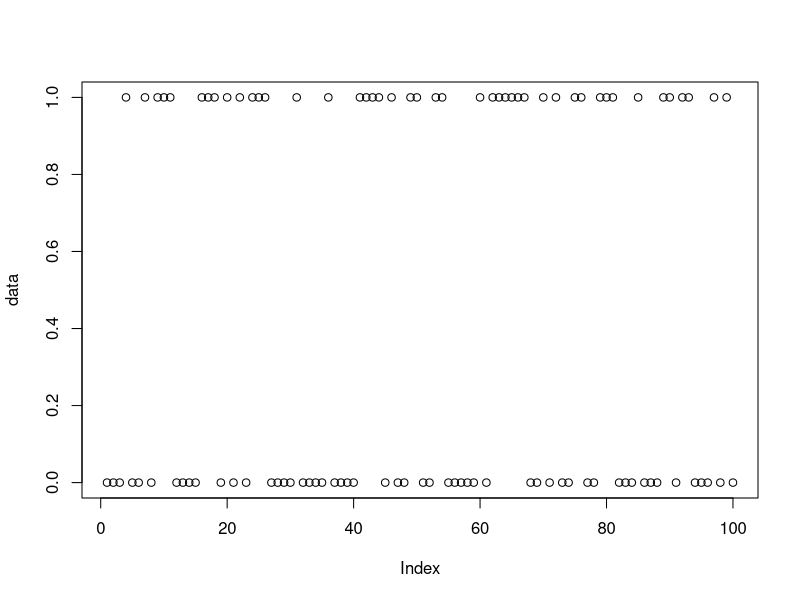
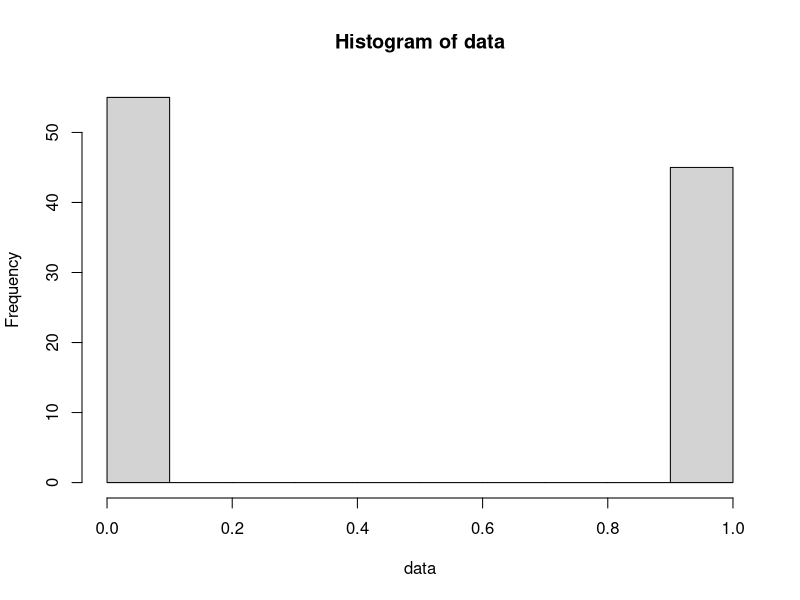
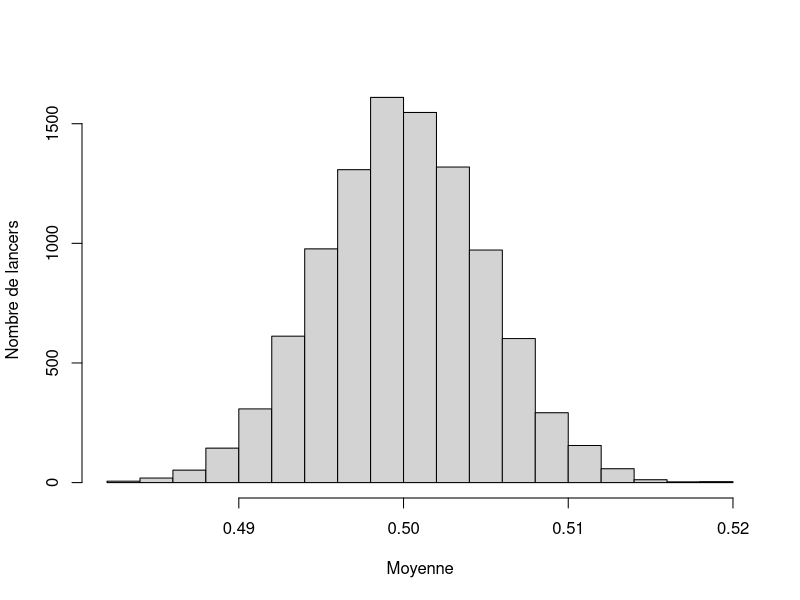
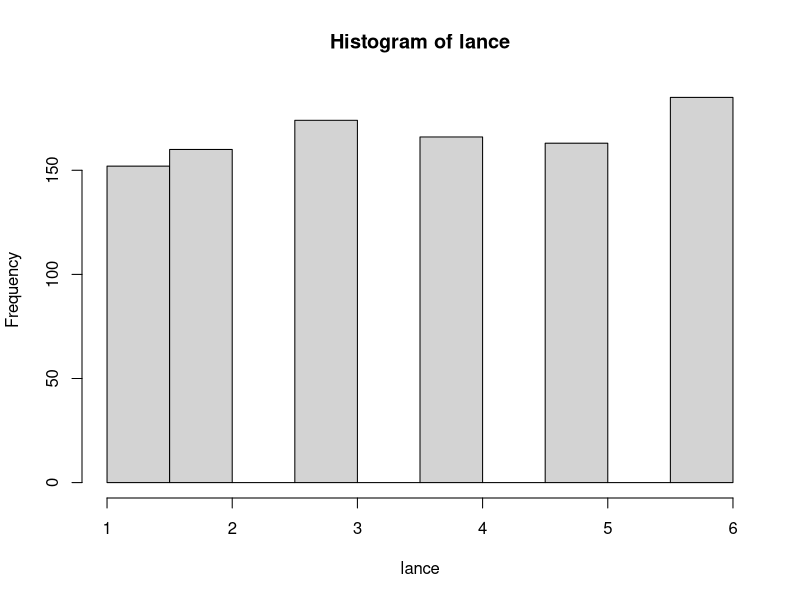
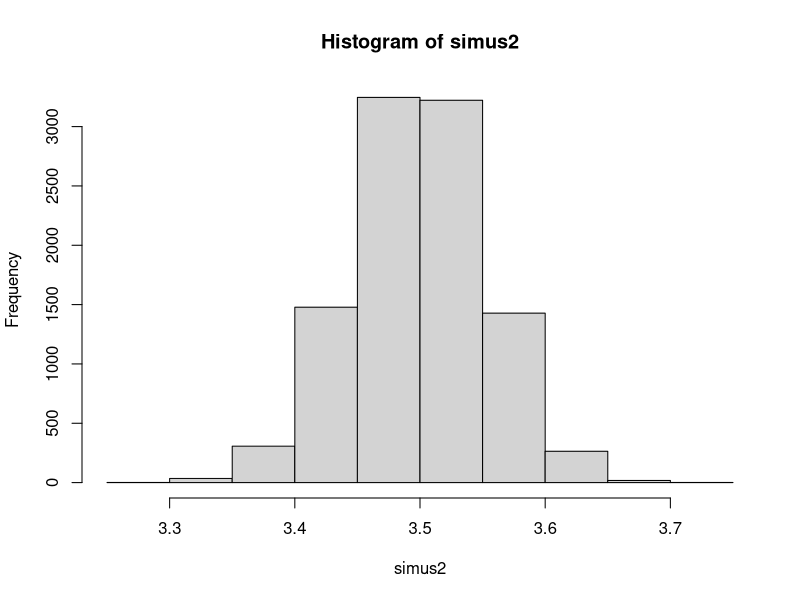
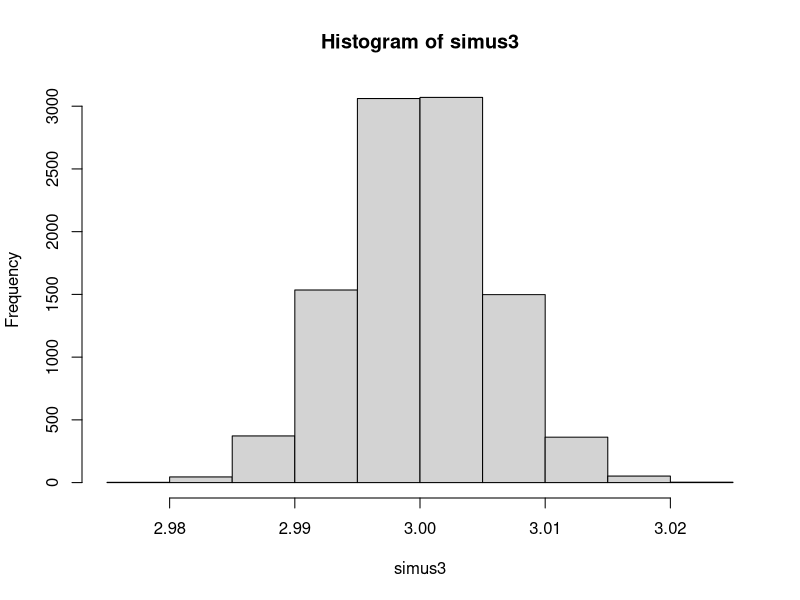
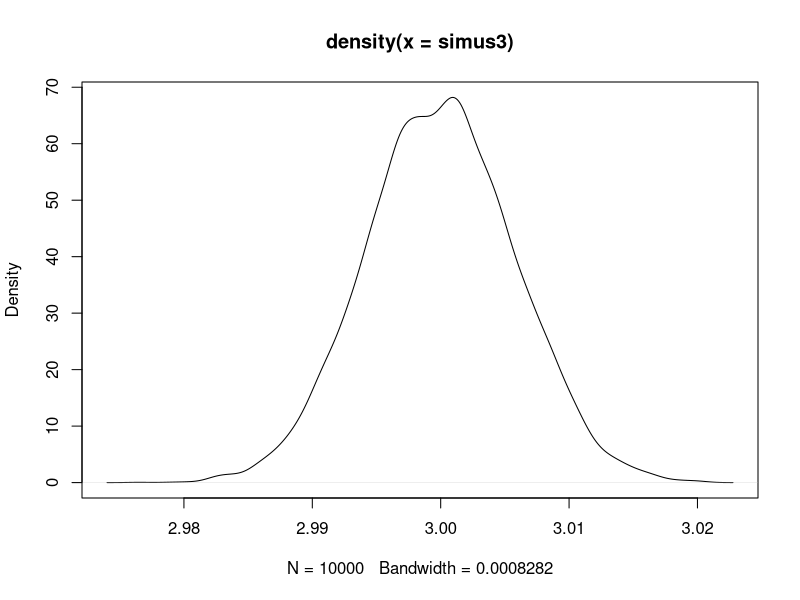
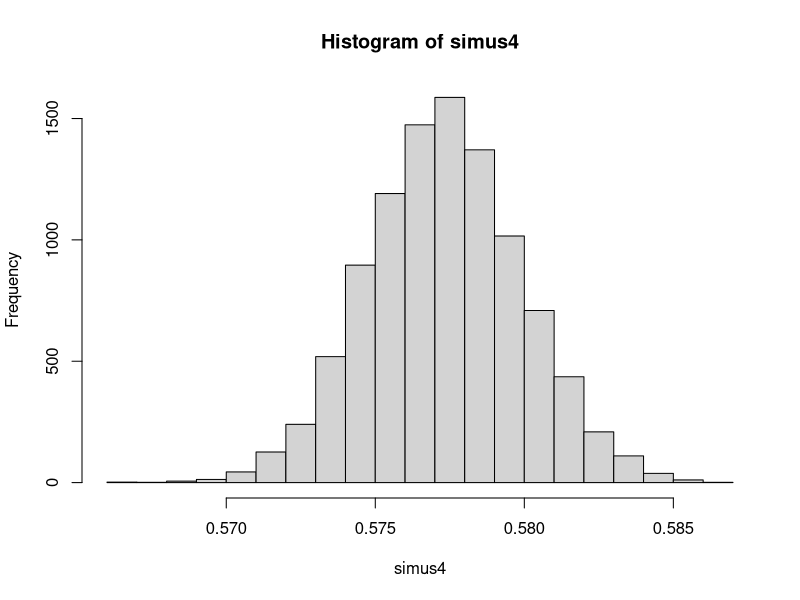

Reproduce these figures in R, in order.
# TD 1
# Guillem RIgaill - Plan d'experience
# 18/01/16


# Exercice 1

# 1-2)
setwd("/home/etudiant/Bureau")

?rbinom
data<-rbinom(100, 1, 0.5)
plot(data)
hist(data)


simus <- sapply(rep(1,10^4), FUN=function(x) {rbinom(1, size=10000, prob=1/2)/10000 })
hist(simus, main="", xlab="Moyenne", ylab="Nombre de lancers")
# Il faudrait faire la variance selon le nombre d'expériences pour voir la convergence vers la loi centrale

#3)
lance<-sample.int(6, size = 1000, replace = TRUE)
hist(lance)
mean(lance)
simus2 <- sapply(rep(1,10^4), FUN=function(x) {mean(sample.int(6, size = 1000, replace = TRUE))})
hist(simus2)

#4)
simus3 <- sapply(rep(1,10^4), FUN=function(x) {mean(runif(10000, min = 2, max = 4))}) #Avec la moyenne
hist(simus3)
plot(density(simus3))
simus4 <- sapply(rep(1,10^4), FUN=function(x) {sd(runif(10000, min = 2, max = 4))}) #Avec la variance
hist(simus4)
plot(density(simus4))

# Exercice 2
# 1)
sum(sample(rep(1:13,4),5)==1)==4 # Test d'un jeu de carte
#On a un vecteur dans lequel on repete les chiffres de 1 à 13 et on prend que les as dans une main de 5 cartes
sim5 <- sapply(rep(1,10^5), FUN=function(x) {sum(sample(rep(1:13,4),5)==1)==4}) # 
mean(sim5) # On a un vecteur de 0 et de 1. On fait la moyenne pour avoir la proba

#2)
sim6 <- sapply(rep(1,10^5), FUN=function(x) {sum(sample(rep(1:13,4),5)==13)==2}) # 
mean(sim6)

#3)
sim7 <- sapply(rep(1,10^5), FUN=function(x) {sum(sample(rep(1:13,4),5)==13)==2 & sum(sample(rep(1:13,4),5)==12)==2}) # 
mean(sim7)

#4)
paquet <- rep(1:13,4)
tirage = sample(paquet,5)

sim8 <- sapply(rep(1,10^5), FUN=function(x) {tirage <- sample(paquet,5); sum(table(tirage)==4)==1})
# La fonction table crée un tableau avec autant de colonnes dans le tirage et compter combien de fois la valeur apparait
mean(sim8)

#5)
sim9 <- sapply(rep(1,10^5), FUN=function(x) {tirage <- sample(paquet,5); sum(table(tirage)==3)==1 & sum(table(tirage)==2)==1})
# La fonction table crée un tableau avec autant de colonnes dans le tirage et compter combien de fois la valeur apparait
mean(sim9)

# Exercice 3
#1)
anniv <- sample.int(365, 30, replace = TRUE)

simu.anniv.2 <- function(x){
  anniv <- sample.int(365, 30, replace = TRUE)
  sum(table(anniv)>=2)>=1
}
sim10 <- sapply(rep(1,10^4), FUN=simu.anniv.2)
mean(sim10)

